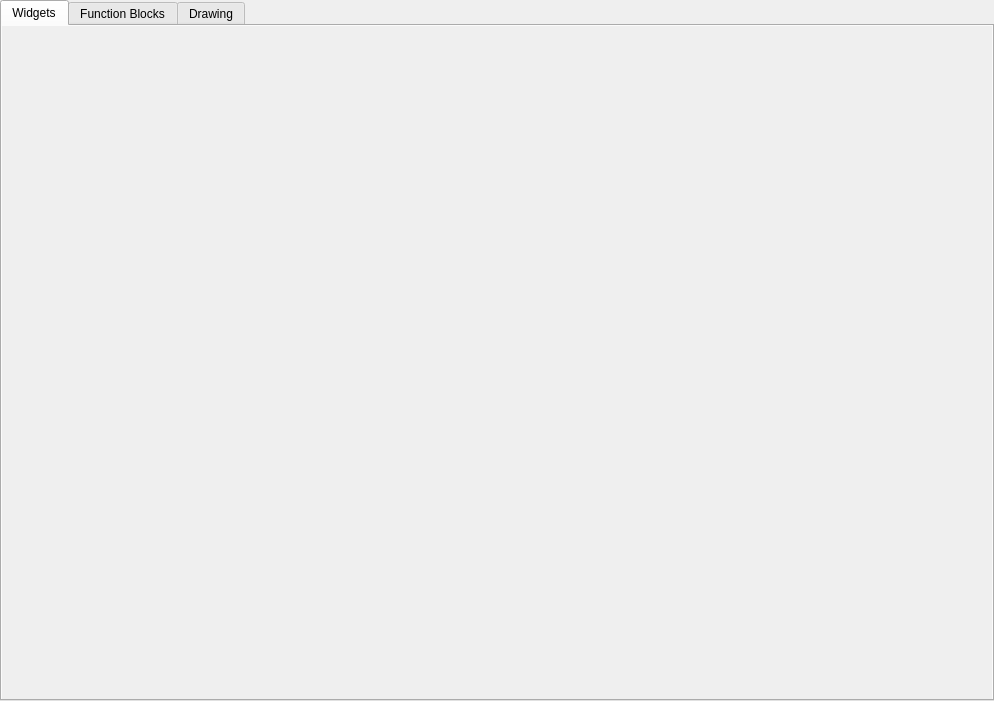
<?xml version="1.0" encoding="UTF-8"?>
<ui version="4.0">
 <class>C_SyvDaDashboardToolbox</class>
 <widget class="QWidget" name="C_SyvDaDashboardToolbox">
  <property name="geometry">
   <rect>
    <x>0</x>
    <y>0</y>
    <width>994</width>
    <height>701</height>
   </rect>
  </property>
  <property name="windowTitle">
   <string>Form</string>
  </property>
  <layout class="QVBoxLayout" name="verticalLayout">
   <property name="leftMargin">
    <number>0</number>
   </property>
   <property name="topMargin">
    <number>0</number>
   </property>
   <property name="rightMargin">
    <number>0</number>
   </property>
   <property name="bottomMargin">
    <number>0</number>
   </property>
   <item>
    <widget class="stw::opensyde_gui_elements::C_OgeTawToolBox" name="pc_TabWidget">
     <property name="focusPolicy">
      <enum>Qt::NoFocus</enum>
     </property>
     <widget class="QWidget" name="pc_TabWidgets">
      <attribute name="title">
       <string>Widgets</string>
      </attribute>
      <layout class="QGridLayout" name="gridLayout_2">
       <property name="leftMargin">
        <number>0</number>
       </property>
       <property name="topMargin">
        <number>0</number>
       </property>
       <property name="rightMargin">
        <number>0</number>
       </property>
       <property name="bottomMargin">
        <number>0</number>
       </property>
       <item row="1" column="0">
        <widget class="stw::opensyde_gui_elements::C_OgeSmoothScrollArea" name="pc_ScrollAreaWidgets">
         <property name="frameShape">
          <enum>QFrame::NoFrame</enum>
         </property>
         <property name="horizontalScrollBarPolicy">
          <enum>Qt::ScrollBarAlwaysOff</enum>
         </property>
         <property name="widgetResizable">
          <bool>true</bool>
         </property>
         <widget class="stw::opensyde_gui_elements::C_OgeWiOnlyBackground" name="pc_ScrollAreaWidgetsWidget">
          <property name="geometry">
           <rect>
            <x>0</x>
            <y>0</y>
            <width>988</width>
            <height>675</height>
           </rect>
          </property>
          <property name="autoFillBackground">
           <bool>true</bool>
          </property>
          <layout class="QGridLayout" name="gridLayout_4">
           <property name="leftMargin">
            <number>14</number>
           </property>
           <item row="0" column="0">
            <layout class="QVBoxLayout" name="pc_VerticalLayout1"/>
           </item>
          </layout>
         </widget>
        </widget>
       </item>
      </layout>
     </widget>
     <widget class="QWidget" name="pc_TabFunctionBlocks">
      <attribute name="title">
       <string>Function Blocks</string>
      </attribute>
      <layout class="QGridLayout" name="gridLayout_7">
       <property name="leftMargin">
        <number>0</number>
       </property>
       <property name="topMargin">
        <number>0</number>
       </property>
       <property name="rightMargin">
        <number>0</number>
       </property>
       <property name="bottomMargin">
        <number>0</number>
       </property>
       <item row="0" column="0">
        <widget class="stw::opensyde_gui_elements::C_OgeSmoothScrollArea" name="pc_ScrollAreaFunctionBlocks">
         <property name="frameShape">
          <enum>QFrame::NoFrame</enum>
         </property>
         <property name="horizontalScrollBarPolicy">
          <enum>Qt::ScrollBarAlwaysOff</enum>
         </property>
         <property name="widgetResizable">
          <bool>true</bool>
         </property>
         <widget class="stw::opensyde_gui_elements::C_OgeWiOnlyBackground" name="pc_ScrollAreaFunctionBlocksWidget">
          <property name="geometry">
           <rect>
            <x>0</x>
            <y>0</y>
            <width>988</width>
            <height>675</height>
           </rect>
          </property>
          <property name="autoFillBackground">
           <bool>true</bool>
          </property>
          <layout class="QGridLayout" name="gridLayout_6">
           <property name="leftMargin">
            <number>14</number>
           </property>
           <item row="0" column="0">
            <layout class="QVBoxLayout" name="pc_VerticalLayout3">
             <property name="topMargin">
              <number>0</number>
             </property>
            </layout>
           </item>
          </layout>
         </widget>
        </widget>
       </item>
      </layout>
     </widget>
     <widget class="QWidget" name="pc_TabDrawing">
      <attribute name="title">
       <string>Drawing</string>
      </attribute>
      <layout class="QGridLayout" name="gridLayout_3">
       <property name="leftMargin">
        <number>0</number>
       </property>
       <property name="topMargin">
        <number>0</number>
       </property>
       <property name="rightMargin">
        <number>0</number>
       </property>
       <property name="bottomMargin">
        <number>0</number>
       </property>
       <item row="0" column="0">
        <widget class="stw::opensyde_gui_elements::C_OgeSmoothScrollArea" name="pc_ScrollAreaDrawing">
         <property name="frameShape">
          <enum>QFrame::NoFrame</enum>
         </property>
         <property name="horizontalScrollBarPolicy">
          <enum>Qt::ScrollBarAlwaysOff</enum>
         </property>
         <property name="widgetResizable">
          <bool>true</bool>
         </property>
         <widget class="stw::opensyde_gui_elements::C_OgeWiOnlyBackground" name="pc_ScrollAreaDrawingWidget">
          <property name="geometry">
           <rect>
            <x>0</x>
            <y>0</y>
            <width>988</width>
            <height>675</height>
           </rect>
          </property>
          <property name="autoFillBackground">
           <bool>true</bool>
          </property>
          <layout class="QGridLayout" name="gridLayout_5">
           <property name="leftMargin">
            <number>14</number>
           </property>
           <item row="0" column="0">
            <layout class="QVBoxLayout" name="pc_VerticalLayout2" stretch="0,0,1">
             <item>
              <widget class="stw::opensyde_gui_elements::C_OgeLabToolboxHeadingGroup" name="pc_LabelFreeElements">
               <property name="text">
                <string>Free Elements</string>
               </property>
              </widget>
             </item>
             <item>
              <widget class="stw::opensyde_gui::C_SdTopologyListWidget" name="pc_ListWidgetDrawing">
               <property name="frameShape">
                <enum>QFrame::NoFrame</enum>
               </property>
               <property name="verticalScrollBarPolicy">
                <enum>Qt::ScrollBarAlwaysOff</enum>
               </property>
               <property name="horizontalScrollBarPolicy">
                <enum>Qt::ScrollBarAlwaysOff</enum>
               </property>
              </widget>
             </item>
             <item>
              <spacer name="pc_VerticalSpacer2">
               <property name="orientation">
                <enum>Qt::Vertical</enum>
               </property>
               <property name="sizeHint" stdset="0">
                <size>
                 <width>20</width>
                 <height>40</height>
                </size>
               </property>
              </spacer>
             </item>
            </layout>
           </item>
          </layout>
         </widget>
        </widget>
       </item>
      </layout>
     </widget>
    </widget>
   </item>
  </layout>
 </widget>
 <customwidgets>
  <customwidget>
   <class>stw::opensyde_gui_elements::C_OgeWiOnlyBackground</class>
   <extends>QWidget</extends>
   <header>C_OgeWiOnlyBackground.hpp</header>
   <container>1</container>
  </customwidget>
  <customwidget>
   <class>stw::opensyde_gui::C_SdTopologyListWidget</class>
   <extends>QListWidget</extends>
   <header>C_SdTopologyListWidget.hpp</header>
  </customwidget>
  <customwidget>
   <class>stw::opensyde_gui_elements::C_OgeTawToolBox</class>
   <extends>QTabWidget</extends>
   <header>C_OgeTawToolBox.hpp</header>
   <container>1</container>
  </customwidget>
  <customwidget>
   <class>stw::opensyde_gui_elements::C_OgeLabToolboxHeadingGroup</class>
   <extends>QLabel</extends>
   <header>C_OgeLabToolboxHeadingGroup.hpp</header>
  </customwidget>
  <customwidget>
   <class>stw::opensyde_gui_elements::C_OgeSmoothScrollArea</class>
   <extends>QScrollArea</extends>
   <header>C_OgeSmoothScrollArea.hpp</header>
   <container>1</container>
  </customwidget>
 </customwidgets>
 <resources/>
 <connections/>
</ui>
